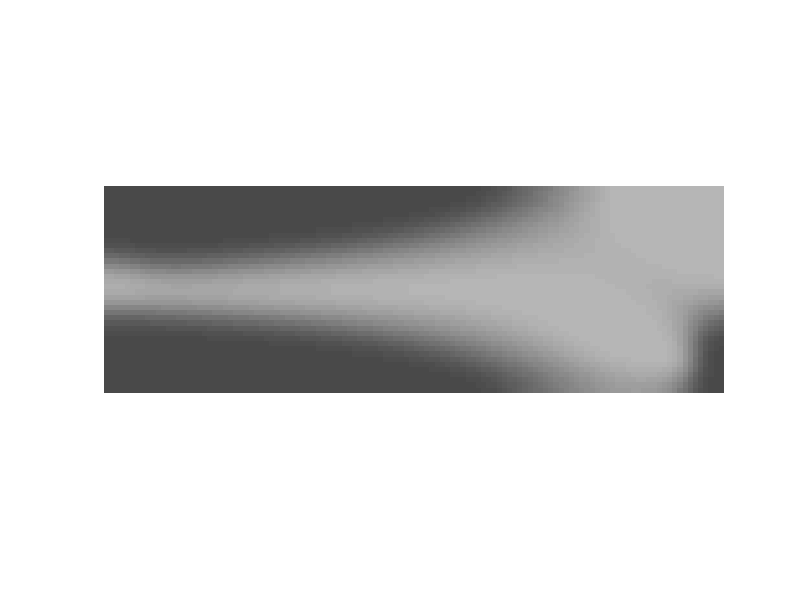

Source code (MATLAB): (Note: this script raises an error after producing the figure.)
clear;clc;close all

nelx = 120; nely = 40; volfrac = 0.5; penal = 3.0; rmin = 5; ft = 3.; eta = 0.5; s=0;
%% MATERIAL PROPERTIES
E0 = 1;
Emin = 1e-9;
nu = 0.3;
%% PREPARE FINITE ELEMENT ANALYSIS
A11 = [12  3 -6 -3;  3 12  3  0; -6  3 12 -3; -3  0 -3 12];
A12 = [-6 -3  0  3; -3 -6 -3 -6;  0 -3 -6  3;  3 -6  3 -6];
B11 = [-4  3 -2  9;  3 -4 -9  4; -2 -9 -4 -3;  9  4 -3 -4];
B12 = [ 2 -3  4 -9; -3  2  9 -2;  4  9  2  3; -9 -2  3  2];
KE = 1/(1-nu^2)/24*([A11 A12;A12' A11]+nu*[B11 B12;B12' B11]);
nodenrs = reshape(1:(1+nelx)*(1+nely),1+nely,1+nelx);
edofVec = reshape(2*nodenrs(1:end-1,1:end-1)+1,nelx*nely,1);
edofMat = repmat(edofVec,1,8)+repmat([0 1 2*nely+[2 3 0 1] -2 -1],nelx*nely,1);
iK = reshape(kron(edofMat,ones(8,1))',64*nelx*nely,1);
jK = reshape(kron(edofMat,ones(1,8))',64*nelx*nely,1);
% DEFINE LOADS AND SUPPORTS (HALF MBB-BEAM)
F = sparse(2,1,-1,2*(nely+1)*(nelx+1),1);
U = zeros(2*(nely+1)*(nelx+1),1);
fixeddofs = union([1:2:2*(nely+1)],[2*(nelx+1)*(nely+1)]);
alldofs = [1:2*(nely+1)*(nelx+1)];
freedofs = setdiff(alldofs,fixeddofs);
%% PREPARE FILTER
iH = ones(nelx*nely*(2*(ceil(rmin)-1)+1)^2,1);
jH = ones(size(iH));
sH = zeros(size(iH));
k = 0;
for i1 = 1:nelx
    for j1 = 1:nely
        e1 = (i1-1)*nely+j1;
        for i2 = max(i1-(ceil(rmin)-1),1):min(i1+(ceil(rmin)-1),nelx)
            for j2 = max(j1-(ceil(rmin)-1),1):min(j1+(ceil(rmin)-1),nely)
                e2 = (i2-1)*nely+j2;
                k = k+1;
                iH(k) = e1;
                jH(k) = e2;
                sH(k) = max(0,rmin-sqrt((i1-i2)^2+(j1-j2)^2));
            end
        end
    end
end
H = sparse(iH,jH,sH);
Hs = sum(H,2);
%% INITIALIZE ITERATION
x = repmat(volfrac,nely,nelx);
beta = 1;
if ft == 1 || ft == 2
    xPhys = x;
elseif ft == 3
    xTilde = x;
    xPhys = (tanh(beta*eta)+tanh(beta*(xTilde-eta)))/(tanh(beta*eta)+tanh(beta*(1-eta)));    %% Tangent hyperbolic projection
end
loopbeta = 0;
loop = 0;
change = 1;
%% START ITERATION
while change > 0.01
    loopbeta = loopbeta+1;
    loop = loop+1;
    %% FE-ANALYSIS
    sK = reshape(KE(:)*(Emin+xPhys(:)'.^penal*(E0-Emin)),64*nelx*nely,1);
    K = sparse(iK,jK,sK); K = (K+K')/2;
    U(freedofs) = K(freedofs,freedofs)\F(freedofs);
    %% OBJECTIVE FUNCTION AND SENSITIVITY ANALYSIS
    ce = reshape(sum((U(edofMat)*KE).*U(edofMat),2),nely,nelx);
    c = sum(sum((Emin+xPhys.^penal*(E0-Emin)).*ce));
    dc = -penal*(E0-Emin)*xPhys.^(penal-1).*ce;
    dv = ones(nely,nelx);
    %% FILTERING/MODIFICATION OF SENSITIVITIES
    if ft == 1
        dc(:) = H*(x(:).*dc(:))./Hs./max(1e-3,x(:));
    elseif ft == 2
        dc(:) = H*(dc(:)./Hs);
        dv(:) = H*(dv(:)./Hs);
    elseif ft == 3
        dx = (beta*(sech(beta*(xTilde-eta))).^2)./(tanh(beta*eta)+tanh(beta*(1-eta)));    %% Chain Term for Tangent hyperbolic projection
        dc(:) = H*(dc(:).*dx(:)./Hs);
        dv(:) = H*(dv(:).*dx(:)./Hs);
    end
    %% OPTIMALITY CRITERIA UPDATE OF DESIGN VARIABLES AND PHYSICAL DENSITIES
    l1 = 0; l2 = 1e9; move = 0.2;
    while (l2-l1)/(l1+l2) > 1e-3
        lmid = 0.5*(l2+l1);
        xnew = max(0,max(x-move,min(1,min(x+move,x.*sqrt(-dc./dv/lmid)))));
        if ft == 1
            xPhys = xnew;
        elseif ft == 2
            xPhys(:) = (H*xnew(:))./Hs;
        elseif ft == 3
            xTilde(:) = (H*xnew(:))./Hs;
            xPhys = (tanh(beta*eta)+tanh(beta*(xTilde-eta)))/(tanh(beta*eta)+tanh(beta*(1-eta)));
        end
        if sum(xPhys(:)) > volfrac*nelx*nely, l1 = lmid; else l2 = lmid; end
    end
    change = max(abs(xnew(:)-x(:)));
    x = xnew;
    %% PRINT RESULTS
    fprintf(' It.:%5i Obj.:%11.4f Vol.:%7.3f ch.:%7.3f\n',loop,c, ...
        mean(xPhys(:)),change);
    %% PLOT DENSITIES
    colormap(gray); imagesc(1-xPhys); caxis([0 1]); axis equal; axis off; drawnow;
    %%%%%%%%%%%%%%%%%%%%%%%%%%%%%%%%%%%%%%%%%%%%%%%%%%%%%%%%%%%%%%%%
    %% ADAPTIVE BETA UPDATE SCHEME%%%%%%%%%%%%%%%%%%%%%%%%%%%%%%%%%%%%%%%%%%%
    %%%%%%%%%%%%%%%%%%%%%%%%%%%%%%%%%%%%%%%%%%%%%%%%%%%%%%%%%%%%%%%%
    betamax = 1000;  mndobj = 5; mndmin = 0.01;
    if ft == 3 && beta < 1000
        M_ndTilde=graylevelindicator(xTilde(:));
        
        M_ndPhys=graylevelindicator(xPhys(:));
        M_nd_init =graylevelindicator(volfrac);
        alpha = log(100)/log(M_nd_init);
        if M_ndPhys>mndobj
            beta = min(betamax,(M_nd_init/max(M_ndPhys,mndobj))^alpha); %% PHASE 1 UPDATE
            if loop>1 
                decrease_ratio=  (M_ndPhys)/M_ndPhys_old; %% REDUCTION RATE
                decrease_ratios(loop-1)=decrease_ratio; %% STORE REDUCTION RATE
                avg_decrease_ratio = mean(decrease_ratios); %% AVERAGE REDUCTION RATE
                if M_ndTilde_old-M_ndTilde<0.2 %% DETECT CONGETION 
                    s=s+1;
                end
            end
            if s>3 %% SWITCH TO PHASE 2
                beta_i = logspace(0,3,100); %% LOG-SPACED BETA SMAPLES
                xPhys_Predict = (tanh(beta_i'*eta)+tanh(beta_i'*(xTilde(:)'-eta)))./(tanh(beta_i'*eta)+tanh(beta*(1-eta))); %% PREDICTED DENSITY PROJECTION
                M_ndPhys_Predict=graylevelindicator(xPhys_Predict');%% PREDICTED GRAY LEVEL INDICATOR
                M_ndTraget=avg_decrease_ratio*M_ndPhys; %% TARGET GRAY LEVEL INDICATOR
                beta=min(betamax,interp1(M_ndPhys_Predict,beta_i,M_ndTraget)); %% PHASE 2 UPDATE
            end
        end
        M_ndPhys_old=M_ndPhys;
        M_ndTilde_old=M_ndTilde;
    end
    fprintf('Parameter beta increased to %g.\n',beta);
end

%
%%%%%%%%%%%%%%%%%%%%%%%%%%%%%%%%%%%%%%%%%%%%%%%%%%%%%%%%%%%%%%%%%%%%%%%%%%%%

function [mnd] =graylevelindicator(x)
mnd = (mean(x.*(1-x)))*400;
end